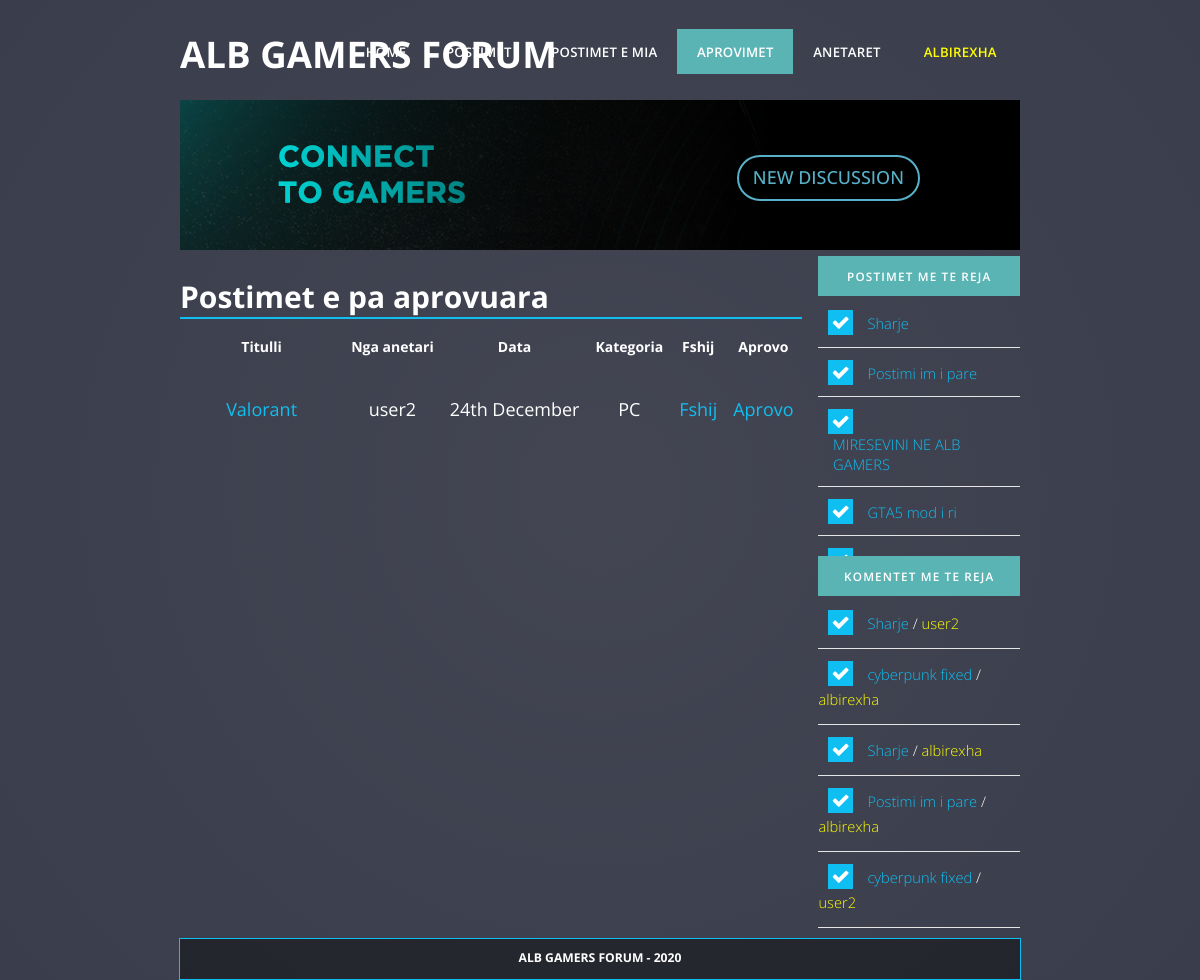
/pa-aprovuar.php (signed in), run on the app's committed database.
### tables this page shows
CREATE TABLE `dhoma_e_pritjes` (
  `ppid` int(11) NOT NULL,
  `anetariid` int(11) NOT NULL,
  `data_e_krijimit` datetime DEFAULT current_timestamp(),
  `teksti_postimit` text NOT NULL,
  `titulli_postimit` varchar(255) NOT NULL,
  `kategoriaid` int(11) NOT NULL
);

CREATE TABLE `anetari` (
  `anetariid` int(11) NOT NULL,
  `emri_mbiemri` varchar(500) NOT NULL,
  `email` varchar(255) NOT NULL,
  `username` varchar(255) NOT NULL,
  `password` varchar(255) NOT NULL,
  `isActive` tinyint(1) NOT NULL DEFAULT 1,
  `roli` int(8) NOT NULL DEFAULT 2
);

CREATE TABLE `kategoria` (
  `kategoriaid` int(11) NOT NULL,
  `emri_kategoria` varchar(255) NOT NULL,
  `pershkrimi_kategoria` text DEFAULT NULL
);

CREATE TABLE `postimi` (
  `postimiid` int(11) NOT NULL,
  `anetariid` int(11) NOT NULL,
  `data_e_krijimit` datetime NOT NULL DEFAULT current_timestamp(),
  `teksti_postimit` text NOT NULL,
  `titulli_postimit` varchar(255) NOT NULL,
  `kategoriaid` int(11) NOT NULL,
  `shikime` bigint(20) DEFAULT 0
);

### inc/sqlFunctions.php (called while the page is built, shortened)
<?php
function connection(){
    $dbcon = mysqli_connect('localhost','root','','forumidb');
    return $dbcon;
}
function kthePostimet($type){
    $dbcon = connection();
    $sql="";
    if($type==0)
    $sql = "SELECT
    p.*,
    DATE_FORMAT(p.data_e_krijimit, '%D %M') AS dataPostimit,
    COUNT(pl.postimiid) NrPelqimeve,
    a.username AS username,
    k.emri_kategoria AS kategoria,
    k.kategoriaid AS kID
FROM
    pelqimet pl
RIGHT JOIN postimi p ON
    p.postimiid = pl.postimiid
INNER JOIN anetari a ON
    p.anetariid = a.anetariid
INNER JOIN kategoria k ON
    p.kategoriaid = k.kategoriaid
GROUP BY p.postimiid
ORDER BY
    p.postimiid DESC
";
    else if($type==1)
        $sql = "SELECT titulli_postimit, postimiid FROM postimi ORDER BY postimiid DESC LIMIT 5";
    else if($type==2)
        $sql = "SELECT p.titulli_postimit, p.postimiid, a.username AS username FROM postimi p INNER JOIN komentet k ON p.postimiid = k.postimiid INNER JOIN anetari a ON k.anetariid = a.anetariid ORDER BY k.komentiid DESC LIMIT 5";
        $result = mysqli_query($dbcon, $sql);
        return $result;
}
function merrPostimetDhoma(){
    $dbcon = connection();
    $sql = "SELECT dh.*, DATE_FORMAT(dh.data_e_krijimit, '%D %M') AS dataPostimit, a.username AS username, k.emri_kategoria AS kategoria, k.kategoriaid AS kID FROM dhoma_e_pritjes dh INNER JOIN anetari a ON dh.anetariid=a.anetariid INNER JOIN kategoria k ON dh.kategoriaid = k.kategoriaid";
    $result = mysqli_query($dbcon, $sql);
    return $result;
}
?>

### pa-aprovuar.php (the view, shortened to what this page needs)
<?php
    include "inc/header.php";
    if((isset($_SESSION['roli']) && $_SESSION['roli']==1)){
        $postimetDhoma = merrPostimetDhoma();
    }else if(isset($_SESSION["anetariid"])){
        $postimetDhoma = merrPostimetDhomaAnetari($_SESSION["anetariid"]);
    }else{
        header("Location: index.php");
    }
?>
	<div id="wrapper">
		<div id="page">
        <?php if(mysqli_num_rows($postimetDhoma) == 0): ?>
						<div id="postimeNull">
							<h3> Nuk keni postime te pa aprovuara. </h3>
							<a class="btnLR" href="newPost.php">Posto tani </a>
						</div>
		<?php else: ?>
				<h2>Postimet e pa aprovuara</h2>
				<div class="table-wrapper">
					<table class="fl-table">
						<tbody>
							<tr>
								<th> Titulli </th>
								<th> Nga anetari</th>
								<th> Data </th>
								<th> Kategoria </th>
								<?php if(isset($_SESSION["anetariid"])): ?>
                                <th> Fshij </th>
                                <?php endif; ?>
                                <?php if(isset($_SESSION["roli"]) && $_SESSION["roli"]==1): ?>
                                <th> Aprovo </th>
                                <?php endif; ?>
							</tr>
							<?php
                                while($postimi = mysqli_fetch_assoc($postimetDhoma)) :
							?>
							<tr>
								<td> <a href="pa-postimi.php?id=<?php echo $postimi["ppid"] ?>"> <?php echo $postimi["titulli_postimit"] ?></td>
								<td> <?php echo $postimi["username"] ?></td>
								<td> <?php echo $postimi["dataPostimit"] ?></td>
								<td> <?php echo $postimi["kategoria"] ?></td>
								<?php if((isset($_SESSION["roli"]) && $_SESSION["roli"]==1) ||  $postimi["anetariid"]==$_SESSION["anetariid"]): ?>
                                <td> <a href="fshijPostiminPAP.php?posID=<?php echo $postimi["ppid"]."&aid=".$postimi["anetariid"]; ?> " onclick="return confirm('Deshironi te fshini postimin?');"> Fshij </td>
                                <?php endif; ?>
                                <?php if(isset($_SESSION["roli"]) && $_SESSION["roli"]==1): ?>
                                <td> <a href="aprovoPostimin.php?posID=<?php echo $postimi["ppid"]; ?> "> Aprovo </td>
                                <?php endif; ?>
							</tr>
							<?php endwhile; ?>
					</table>
                </div>
                                <?php endif; ?>
		</div>
		<?php include "inc/sidebar.php" ?>
	</div>
	</div>
	<?php include "inc/footer.php" ?>
</body>
</html>

### inc/sidebar.php
<div id="sidebar">
            <div id="stwo-col">
                <div class="sbox1">
                    <h2>Postimet me te reja</h2>
                    <ul class="style2">
                        <?php $postimetNew = kthePostimet(1);
                              while($postimi = mysqli_fetch_assoc($postimetNew)):
                        ?>
                        <li class="icon icon-ok"><a href="postimi.php?id=<?php echo $postimi["postimiid"]; ?>"><?php echo $postimi["titulli_postimit"]?></a></li>
                              <?php endwhile; ?>
                    </ul>
                </div>
            </div>
            <div id="stwo-col">
                <div class="sbox2">
                    <h2>Komentet me te reja</h2>
                    <ul class="style2">
                        <?php $komentetNew = kthePostimet(2);
                              while($komenti = mysqli_fetch_assoc($komentetNew)):
                        ?>
                        <li class="icon icon-ok"><a href="postimi.php?id=<?php echo $komenti["postimiid"]; ?>"><?php echo $komenti["titulli_postimit"]; ?> </a> / <?php echo '<p style="display: inline; color: yellow">'. $komenti["username"] .'</p>'?></li>
                              <?php endwhile; ?>
                    </ul>
                </div>
            </div>
</div>

### default.css (style rules this page uses)
body { margin: 0px; padding: 0px; background: radial-gradient(circle at center, #434553, #3a3d4b) ; font-family: 'Open Sans', sans-serif; font-size: 11pt; font-weight: 300; color: white; }
h1, h2, h3 { margin: 0; padding: 0; font-weight: 600; color: white; }
p, ol, ul { margin-top: 0; }
ol, ul { padding: 0; list-style: none; }
p { line-height: 180%; }
a { color: #0fbff2; }
ul.style2 { margin: 0; padding-top: 1em; list-style: none; }
ul.style2 li { border-bottom: solid 1px #E5E5E5; padding: 0.80em 0 0.80em 0; font-family: 0.80em; }
ul.style2 li:before { display: inline-block; padding: 3px; background: #0fbff2; margin-left: 10px; }
ul.style2 a { display: inline-block; margin-left: 1em; text-decoration: none; }
ul.style2 li:first-child { border-top: 0; padding-top: 0; }
ul.style2 .icon { color: #FFF; }
#wrapper { margin: 0 auto; width: 70%; }
#page { overflow: hidden; margin-top: 20px; float: left; width: 74%; }
#page h2 { border-bottom: 2px solid #0fbff2; font-weight: 700; font-size: 30px; }
#sidebar { float: right; width: 24%; margin-bottom: 10px; }
#stwo-col h2 { display: block; padding: 12px 0px; letter-spacing: 0.10em; text-transform: uppercase; font-size: 0.8em; font-weight: 600; color: white; background-color:#5bb4b4; width: auto; text-align: center; }
#stwo-col .sbox2 { float: right; width: 100%; min-height: 250px; }
#stwo-col .sbox1 { float: left; width: 100%; height: 300px; }
.table-wrapper { margin-top: 10px }
.fl-table { font-size: 12px; font-weight: normal; border-collapse: collapse; width: 100%; white-space: nowrap; }
.fl-table td, .fl-table th { text-align: center; padding: 8px; }
.fl-table tr { border-bottom: 0.1px solid #5bb4b4; }
.fl-table td { font-size: 18px; height: 90px; text-decoration: none; }
.fl-table td a { text-decoration: none; }
.fl-table tr th { font-size: 14px; }
.fl-table tr th:first-child { width: 30%; }
.fl-table tr:last-child, tr:first-child { border-bottom: none; }

### data on the page
dhoma_e_pritjes: titulli_postimit "Valorant", anetariid.username "user2", dataPostimit "24th December", kategoriaid.emri_kategoria "PC"
postimi: titulli_postimit "Sharje", anetari.username "user2", anetari.username "albirexha"
postimi: titulli_postimit "Postimi im i pare", anetari.username "albirexha"
postimi: titulli_postimit "MIRESEVINI NE ALB GAMERS"
postimi: titulli_postimit "GTA5 mod i ri"
postimi: titulli_postimit "cyberpunk fixed", anetariid.username "albirexha", anetari.username "user2"

### other printed values
$_SESSION["username"] "ALBIREXHA"
